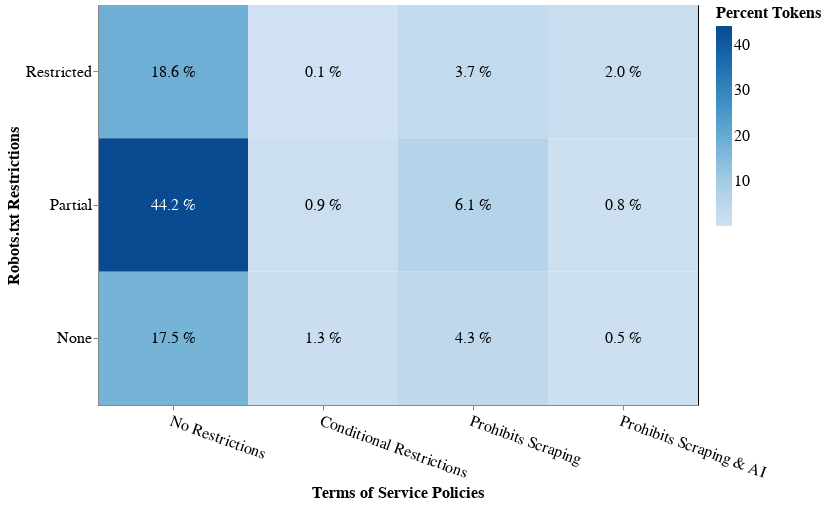

Source (notebook cell):
### Code cell
prepare_tos_robots_confusion_matrix(
    tos_policies,
    url_robots_summary,
    ["Google", "OpenAI", "Anthropic", "Cohere", "Common Crawl", "Meta"],
    url_token_lookup,
    corpora_choice="c4",
)

### Figure 1 — Vega-Lite specification as saved in the notebook (floating-point values rounded to 4 significant figures)
{"config": {"view": {"continuousWidth": 300, "continuousHeight": 300, "stroke": "black"}, "axis": {"domain": true, "labelFont": "Times", "labelFontSize": 16, "titleFont": "Times", "titleFontSize": 16}, "axisX": {"domain": true, "labelAngle": 20}, "axisY": {"domain": true}, "legend": {"labelFont": "Times", "labelFontSize": 16, "titleFont": "Times", "titleFontSize": 16}}, "layer": [{"mark": {"type": "rect"}, "encoding": {"color": {"field": "Percent Tokens", "scale": {"scheme": "blues"}, "type": "quantitative"}, "order": {"field": "order", "type": "quantitative"}, "x": {"field": "policy", "sort": ["No Restrictions", "Conditional Restrictions", "Prohibits AI", "Prohibits Scraping", "Prohibits Scraping & AI"], "title": "Terms of Service Policies", "type": "nominal"}, "y": {"field": "status", "sort": ["Restricted", "Partial", "None"], "title": "Robots.txt Restrictions", "type": "nominal"}}}, {"mark": {"type": "text", "align": "center", "baseline": "middle", "font": "Times", "fontSize": 16}, "encoding": {"color": {"condition": {"test": "(datum.Percent > 30)", "value": "white"}, "value": "black"}, "order": {"field": "order", "type": "quantitative"}, "text": {"field": "Formatted Percent Tokens", "type": "nominal"}, "x": {"field": "policy", "sort": ["No Restrictions", "Conditional Restrictions", "Prohibits AI", "Prohibits Scraping", "Prohibits Scraping & AI"], "title": "Terms of Service Policies", "type": "nominal"}, "y": {"field": "status", "sort": ["Restricted", "Partial", "None"], "title": "Robots.txt Restrictions", "type": "nominal"}}}], "data": {"name": "data-764a5c1dc9d11b151e52ecee0c5f239d"}, "height": 400, "width": 600, "$schema": "https://vega.github.io/schema/vega-lite/v5.17.0.json", "datasets": {"data-764a5c1dc9d11b151e52ecee0c5f239d": [{"status": "Restricted", "policy": "No Restrictions", "Count": 117, "Token Counts": 1833724147, "Percent": 10.4, "Percent Tokens": 18.59, "Formatted Percent": "10.4 %", "Formatted Percent Tokens": "18.6 %"}, {"status": "Restricted", "policy": "Conditional Restrictions", "Count": 2, "Token Counts": 6100820, "Percent": 0.18, "Percent Tokens": 0.06, "Formatted Percent": "0.2 %", "Formatted Percent Tokens": "0.1 %"}, {"status": "Restricted", "policy": "Prohibits Scraping", "Count": 31, "Token Counts": 365829691, "Percent": 2.76, "Percent Tokens": 3.71, "Formatted Percent": "2.8 %", "Formatted Percent Tokens": "3.7 %"}, {"status": "Restricted", "policy": "Prohibits Scraping & AI", "Count": 9, "Token Counts": 192894509, "Percent": 0.8, "Percent Tokens": 1.96, "Formatted Percent": "0.8 %", "Formatted Percent Tokens": "2.0 %"}, {"status": "Partial", "policy": "No Restrictions", "Count": 539, "Token Counts": 4363451176, "Percent": 47.91, "Percent Tokens": 44.23, "Formatted Percent": "47.9 %", "Formatted Percent Tokens": "44.2 %"}, {"status": "Partial", "policy": "Conditional Restrictions", "Count": 9, "Token Counts": 92340616, "Percent": 0.8, "Percent Tokens": 0.94, "Formatted Percent": "0.8 %", "Formatted Percent Tokens": "0.9 %"}, {"status": "Partial", "policy": "Prohibits Scraping", "Count": 65, "Token Counts": 602542792, "Percent": 5.78, "Percent Tokens": 6.11, "Formatted Percent": "5.8 %", "Formatted Percent Tokens": "6.1 %"}, {"status": "Partial", "policy": "Prohibits Scraping & AI", "Count": 7, "Token Counts": 73522104, "Percent": 0.62, "Percent Tokens": 0.75, "Formatted Percent": "0.6 %", "Formatted Percent Tokens": "0.8 %"}, {"status": "None", "policy": "No Restrictions", "Count": 296, "Token Counts": 1727918032, "Percent": 26.31, "Percent Tokens": 17.52, "Formatted Percent": "26.3 %", "Formatted Percent Tokens": "17.5 %"}, {"status": "None", "policy": "Conditional Restrictions", "Count": 10, "Token Counts": 131290077, "Percent": 0.89, "Percent Tokens": 1.33, "Formatted Percent": "0.9 %", "Formatted Percent Tokens": "1.3 %"}, {"status": "None", "policy": "Prohibits Scraping", "Count": 36, "Token Counts": 427691878, "Percent": 3.2, "Percent Tokens": 4.34, "Formatted Percent": "3.2 %", "Formatted Percent Tokens": "4.3 %"}, {"status": "None", "policy": "Prohibits Scraping & AI", "Count": 4, "Token Counts": 47134951, "Percent": 0.36, "Percent Tokens": 0.48, "Formatted Percent": "0.4 %", "Formatted Percent Tokens": "0.5 %"}]}}
